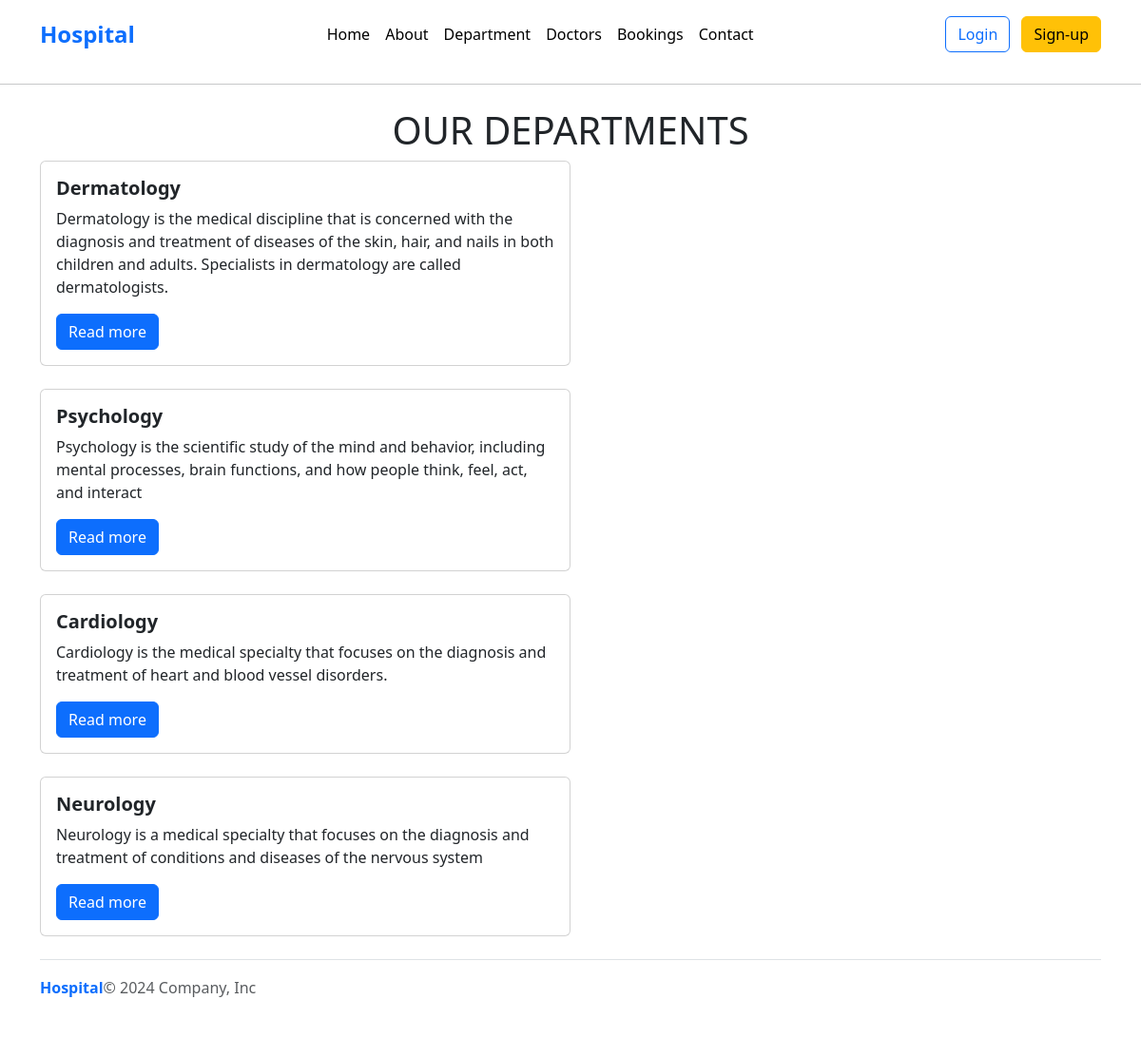
Screenshot of /department with the database file from the repository.
### home/models.py (models this page shows, shortened)
class Departments(models.Model):
    dep_name = models.CharField(max_length=100)
    dep_desc = models.TextField()

### home/views.py (the view)
# urls.py: path('department', views.department, name='department'),
def department(request):
   dict_dept = {
       'dept': Departments.objects.all()
   }
   return render(request,'department.html', dict_dept)

### templates/department.html (shortened to what this page needs)
{% extends 'base.html' %}
{% block content %}
<h1 class="text-center mt-4 mb-2 my-3 ">OUR DEPARTMENTS</h1>
{% for d in dept %}
<div class="container">
    <div class="col-md-6 mb-4 ">
      <div class="card">
        <div class="card-body">
          <h5 class="card-title fw-bold">{{d.dep_name}}</h5>
          <p class="card-text">{{d.dep_desc}}</p>
          <a href="#" class="btn btn-primary">Read more</a>
        </div>
      </div>
    </div>
</div>
{% endfor %}
{% endblock %}

### rows the page displays
Departments: dep_name "Dermatology", dep_desc "Dermatology is the medical discipline that is concerned with the diagnosis and treatment of diseases of the skin, hair, and nails in both children and adults. Specialists in dermatology are called dermatologists."
Departments: dep_name "Psychology", dep_desc "Psychology is the scientific study of the mind and behavior, including mental processes, brain functions, and how people think, feel, act, and interact"
Departments: dep_name "Cardiology", dep_desc "Cardiology is the medical specialty that focuses on the diagnosis and treatment of heart and blood vessel disorders."
Departments: dep_name "Neurology", dep_desc "Neurology is a medical specialty that focuses on the diagnosis and treatment of conditions and diseases of the nervous system"
